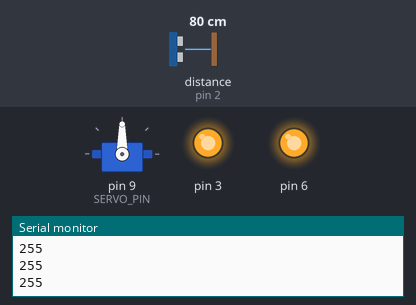
Simulated run of this sketch. Board: Arduino Uno, built with avr-gcc and run on an emulated ATmega328P. On the bench: servo, output pins drawn as LEDs (lit = HIGH), the last lines printed to the serial monitor. Inputs (shaded band) come from the test bench; at power-on: distance to the obstacle (sensor on pin 2) 80 cm. The echo pulse lasts 58.3 µs per cm.

Above: at 1.2 s.
1.3 s: distance to the obstacle (sensor on pin 2) set to 18 cm
At 2.3 s:
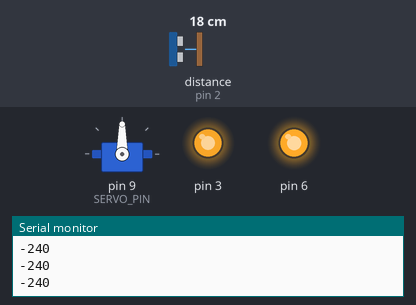
2.8 s: distance to the obstacle (sensor on pin 2) set to 20 cm
At 3.6 s:
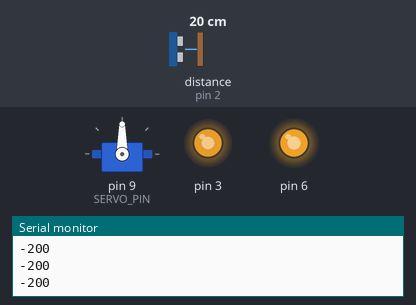
4.3 s: distance to the obstacle (sensor on pin 2) set to 35 cm
At 4.8 s:
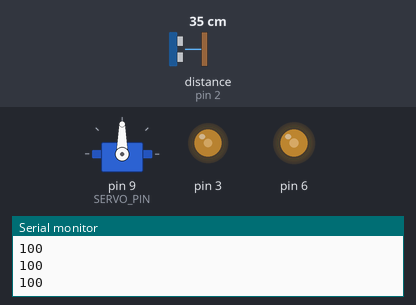
Timing chart, 0 to 7.3 s (numbered marks = the images above; inputs shaded):
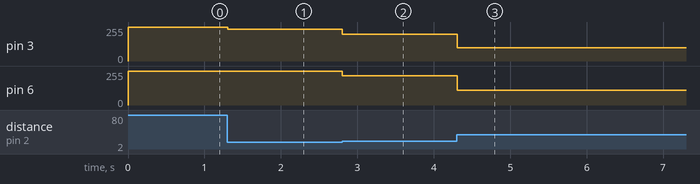

The sketch:

Distance_Detection_Improved.ino
```cpp
// This will demonstrate the HC_SR04 & Servo
// The car will check the distance of objects in front of it.
// If an object is within DESIRED_DISTANCE, then the car will stop.

#include <Servo.h>
#include <HC_SR04.h>
#include <motor_control.h>

#define SERVO_PIN 9
#define TRIG_PIN 10
#define ECHO_PIN 2
#define ECHO_INT 0
#define CENTER 90
#define DESIRED_DISTANCE 30

Servo actuator;
HC_SR04 dist_sensor(TRIG_PIN, ECHO_PIN, ECHO_INT);
// Current distance to closest object
int distance;

void setup() {
  Serial.begin(9600);

  //Attach servo to servo pin, and rotate to point sensor forward
  actuator.attach(SERVO_PIN);
  actuator.write(90);

  //Initialize distance sensor and start pinging for distances
  dist_sensor.begin();
  dist_sensor.start();

}

int error, kP = 20, motorPower;
void loop() {
  // Gets distance
  if(dist_sensor.isFinished()) {
    distance = dist_sensor.getRange();
    dist_sensor.start();
  }


  error = distance-DESIRED_DISTANCE;
  motorPower = error*kP;
  if(motorPower>255) {
    motorPower = 255;
  }
  if(motorPower<-255) {
    motorPower = -255;
  }
  moveRobot(motorPower);
  Serial.println(motorPower);
}

void moveRobot(int num) {
  raw_motor_control(1.1*num,num);
}
```

Measured:
- after the input at 1.3 s, pin 3: 255/255 → 240/255 at once
- after the input at 2.8 s, pin 3: 240/255 → 200/255 at once; pin 6: 255/255 → 220/255 at once
- after the input at 4.3 s, pin 3: 200/255 → 100/255 at once; pin 6: 220/255 → 110/255 at once
